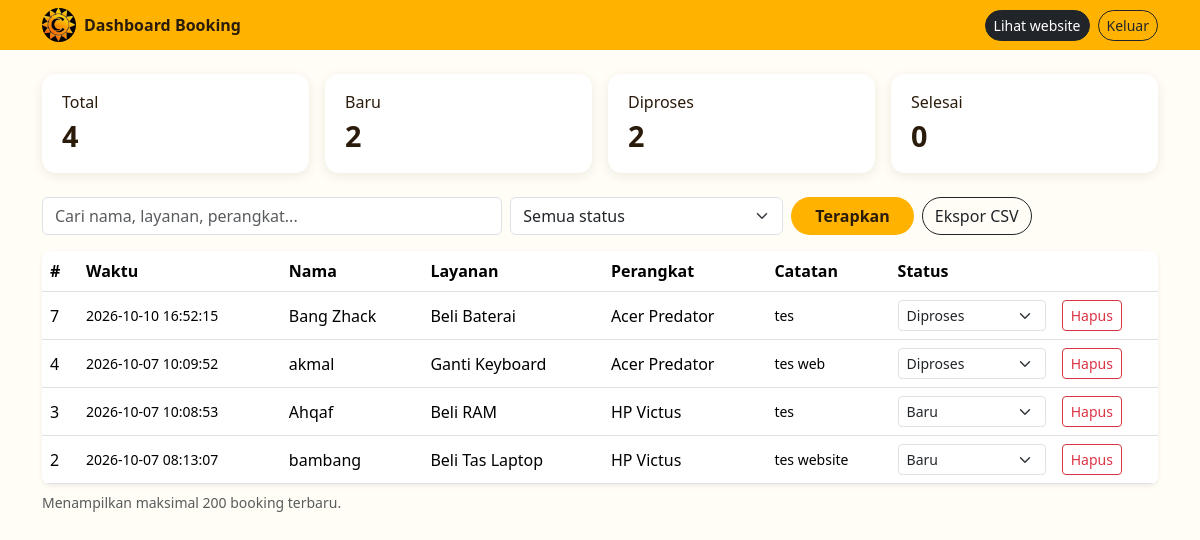
The page /admin/index.php (signed in) on the database its author committed.
### tables this page shows
CREATE TABLE `bookings` (
  `id` int(11) NOT NULL,
  `nama` varchar(80) NOT NULL,
  `layanan` varchar(100) NOT NULL,
  `perangkat` varchar(100) NOT NULL DEFAULT '',
  `catatan` text NOT NULL,
  `status` varchar(20) NOT NULL DEFAULT 'baru',
  `ip` varchar(45) NOT NULL DEFAULT '',
  `created_at` datetime NOT NULL
);

### includes/auth.php (called while the page is built, shortened)
<?php
function e($s): string {
    return htmlspecialchars((string) $s, ENT_QUOTES | ENT_SUBSTITUTE, 'UTF-8');
}

### includes/config.php (called while the page is built, shortened)
<?php
function allowed_status(): array {
    return ['baru' => 'Baru', 'diproses' => 'Diproses', 'selesai' => 'Selesai'];
}

### admin/index.php (the view, shortened to what this page needs)
<?php
require_once __DIR__ . '/../includes/auth.php';
$pdo = db();
$statusList = allowed_status();
$fs = (string) ($_GET['status'] ?? '');
$q  = trim((string) ($_GET['q'] ?? ''));
$where = [];
$args = [];
$sqlWhere = $where ? ' WHERE ' . implode(' AND ', $where) : '';
$st = $pdo->prepare('SELECT * FROM bookings' . $sqlWhere . ' ORDER BY id DESC LIMIT 200');
$st->execute($args);
$rows = $st->fetchAll();
$stat = ['total' => 0, 'baru' => 0, 'diproses' => 0, 'selesai' => 0];
foreach ($pdo->query('SELECT status, COUNT(*) AS n FROM bookings GROUP BY status') as $r) {
    if (isset($stat[$r['status']])) { $stat[$r['status']] = (int) $r['n']; }
    $stat['total'] += (int) $r['n'];
}
?>
<!DOCTYPE html>
<html lang="id">
<head>
  <link href="https://cdn.jsdelivr.net/npm/bootstrap@5.3.3/dist/css/bootstrap.min.css" rel="stylesheet">
</head>
<body>
<nav class="topbar py-2">
  <div class="container d-flex justify-content-between align-items-center">
    <span class="fw-bold d-flex align-items-center gap-2">
      <img src="../images/logo.jpg" alt="" width="34" height="34" style="border-radius:50%"> Dashboard Booking
    </span>
    <span class="d-flex gap-2">
      <a class="btn btn-sm btn-dark rounded-pill" href="../index.html" target="_blank" rel="noopener">Lihat website</a>
      <a class="btn btn-sm btn-outline-dark rounded-pill" href="logout.php">Keluar</a>
    </span>
  </div>
</nav>
<main class="container my-4">
  <div class="row g-3 mb-4">
    <div class="col-6 col-md-3"><div class="card-stat">Total<br><strong><?= $stat['total'] ?></strong></div></div>
    <div class="col-6 col-md-3"><div class="card-stat">Baru<br><strong><?= $stat['baru'] ?></strong></div></div>
    <div class="col-6 col-md-3"><div class="card-stat">Diproses<br><strong><?= $stat['diproses'] ?></strong></div></div>
    <div class="col-6 col-md-3"><div class="card-stat">Selesai<br><strong><?= $stat['selesai'] ?></strong></div></div>
  </div>
  <form class="row g-2 mb-3" method="get">
    <div class="col-12 col-md-5"><input class="form-control" type="search" name="q" value="<?= e($q) ?>" placeholder="Cari nama, layanan, perangkat..."></div>
    <div class="col-6 col-md-3">
      <select class="form-select" name="status">
        <option value="">Semua status</option>
      </select>
    </div>
    <div class="col-6 col-md-4 d-flex gap-2">
      <button class="btn btn-sun rounded-pill px-4" type="submit">Terapkan</button>
      <a class="btn btn-outline-dark rounded-pill" href="?<?= e(http_build_query(array_filter(['status' => $fs, 'q' => $q, 'export' => 'csv'], 'strlen'))) ?>">Ekspor CSV</a>
    </div>
  </form>
  <div class="table-responsive bg-white rounded-3 shadow-sm">
    <table class="table align-middle mb-0">
      <thead><tr><th>#</th><th>Waktu</th><th>Nama</th><th>Layanan</th><th>Perangkat</th><th>Catatan</th><th>Status</th><th></th></tr></thead>
      <tbody>
      <?php foreach ($rows as $r): ?>
        <tr>
          <td><?= (int) $r['id'] ?></td>
          <td class="text-nowrap small"><?= e($r['created_at']) ?></td>
          <td><?= e($r['nama']) ?></td>
          <td><?= e($r['layanan']) ?></td>
          <td><?= e($r['perangkat']) ?></td>
          <td class="catatan small"><?= e($r['catatan']) ?></td>
          <td>
            <form method="post" class="d-flex gap-1">
              <select class="form-select form-select-sm" name="status" onchange="this.form.submit()">
                <?php foreach ($statusList as $k => $label): ?>
                  <option value="<?= e($k) ?>" <?= $r['status'] === $k ? 'selected' : '' ?>><?= e($label) ?></option>
                <?php endforeach; ?>
              </select>
            </form>
          </td>
          <td>
            <form method="post" onsubmit="return confirm('Hapus booking ini?')">
              <button class="btn btn-sm btn-outline-danger" type="submit">Hapus</button>
            </form>
          </td>
        </tr>
      <?php endforeach; ?>
      </tbody>
    </table>
  </div>
  <p class="small text-muted mt-2">Menampilkan maksimal 200 booking terbaru.</p>
</main>
</body>
</html>

### admin/index.php (style rules this page uses)
body { background: #FFFDF5; color: #2A1B0A; }
.topbar { background: #FFB300; }
.card-stat { background: #fff; border-radius: 14px; padding: 1rem 1.25rem; box-shadow: 0 3px 12px rgba(42,27,10,.08); }
.card-stat strong { font-size: 1.8rem; }
.btn-sun { background: #FFB300; border: 0; font-weight: 700; color: #2A1B0A; }
td.catatan { max-width: 280px; white-space: pre-wrap; word-break: break-word; }

### rows shown on the page
bookings: id "7", created_at "2026-10-10 16:52:15", nama "Bang Zhack", layanan "Beli Baterai", perangkat "Acer Predator", catatan "tes", status "Diproses"
bookings: id "4", created_at "2026-10-07 10:09:52", nama "akmal", layanan "Ganti Keyboard", perangkat "Acer Predator", catatan "tes web", status "Diproses"
bookings: id "3", created_at "2026-10-07 10:08:53", nama "Ahqaf", layanan "Beli RAM", perangkat "HP Victus", catatan "tes", status "Baru"
bookings: id "2", created_at "2026-10-07 08:13:07", nama "bambang", layanan "Beli Tas Laptop", perangkat "HP Victus", catatan "tes website", status "Baru"

### other values the page prints
$stat['total'] "4"
$stat['baru'] "2"
$stat['diproses'] "2"
$stat['selesai'] "0"
